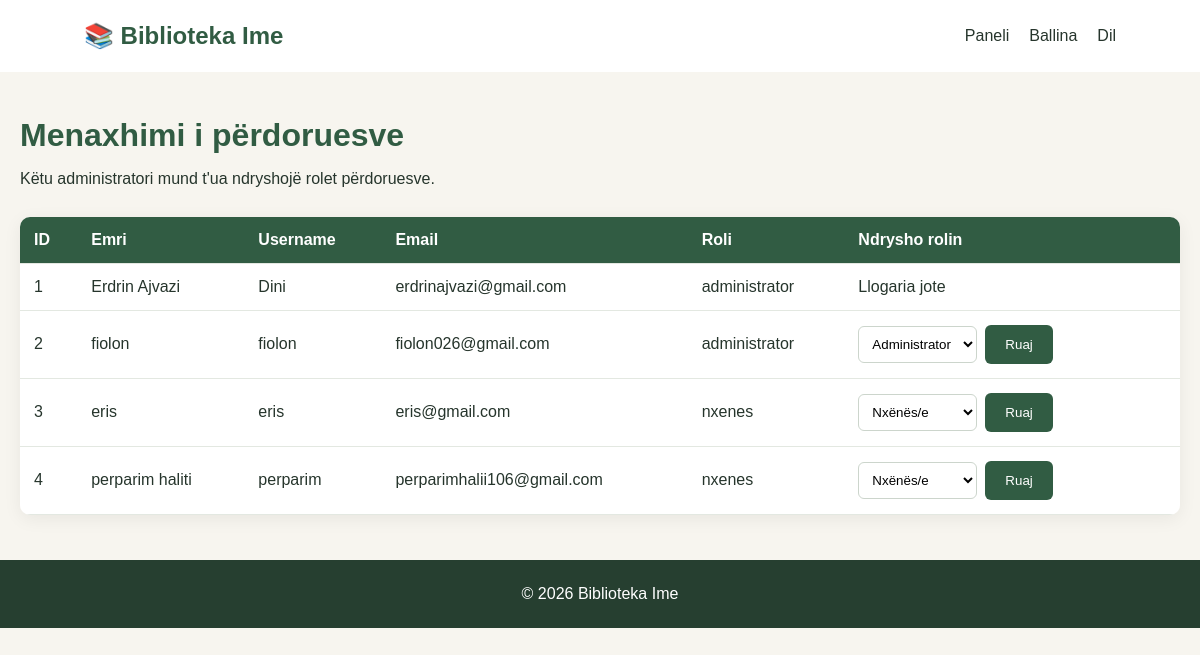
/users.php (signed in), run on the app's committed database.
### tables this page shows
CREATE TABLE `users` (
  `id` int(11) NOT NULL,
  `emri` varchar(100) NOT NULL,
  `username` varchar(50) NOT NULL,
  `email` varchar(100) NOT NULL,
  `password` varchar(255) NOT NULL,
  `roli` enum('nxenes','punetor','administrator') NOT NULL DEFAULT 'nxenes'
);

### users.php (the view, shortened to what this page needs)
<?php
require_once "db.php";
$rezultati = $conn->query(
    "SELECT id, emri, username, email, roli
     FROM users ORDER BY id ASC"
);
function h($v) {
    return htmlspecialchars((string)$v, ENT_QUOTES, "UTF-8");
}
?>
<!DOCTYPE html>
<html lang="sq">
<head>
    <link rel="stylesheet" href="style.css">
</head>
<body>
<header>
    <h2>📚 Biblioteka Ime</h2>
    <nav>
        <a href="dashboard.php">Paneli</a>
        <a href="index.php">Ballina</a>
        <a href="logout.php">Dil</a>
    </nav>
</header>
<main class="users-page">
    <h1>Menaxhimi i përdoruesve</h1>
    <p>Këtu administratori mund t'ua ndryshojë rolet përdoruesve.</p>
    <div class="table-wrap">
        <table>
            <thead>
                <tr>
                    <th>ID</th>
                    <th>Emri</th>
                    <th>Username</th>
                    <th>Email</th>
                    <th>Roli</th>
                    <th>Ndrysho rolin</th>
                </tr>
            </thead>
            <tbody>
            <?php while ($user = $rezultati->fetch_assoc()): ?>
                <tr>
                    <td><?= h($user["id"]) ?></td>
                    <td><?= h($user["emri"]) ?></td>
                    <td><?= h($user["username"]) ?></td>
                    <td><?= h($user["email"]) ?></td>
                    <td><?= h($user["roli"]) ?></td>
                    <td>
                        <?php if ((int)$user["id"] === (int)$_SESSION["user_id"]): ?>
                            <span>Llogaria jote</span>
                        <?php else: ?>
                            <form method="POST" action="users.php" class="role-form">
                                <select name="roli" required>
                                    <option value="nxenes/e"
                                        <?= $user["roli"] === "nxenes/e" ? "selected" : "" ?>>
                                        Nxënës/e
                                    </option>
                                    <option value="administrator"
                                        <?= $user["roli"] === "administrator" ? "selected" : "" ?>>
                                        Administrator
                                    </option>
                                </select>
                                <button type="submit" class="btn">
                                    Ruaj
                                </button>
                            </form>
                        <?php endif; ?>
                    </td>
                </tr>
            <?php endwhile; ?>
            </tbody>
        </table>
    </div>
</main>
<footer>
    <p>© 2026 Biblioteka Ime</p>
</footer>
</body>
</html>

### style.css (style rules this page uses)
* { margin: 0; padding: 0; box-sizing: border-box; }
body { font-family: Arial, sans-serif; background: #f7f5ef; color: #26352c; }
header { background: white; padding: 22px 7%; display: flex; justify-content: space-between; align-items: center; flex-wrap: wrap; gap: 15px; }
header h2 { color: #315c43; }
nav { display: flex; gap: 20px; align-items: center; flex-wrap: wrap; }
nav a { color: #26352c; text-decoration: none; }
.btn { display: inline-block; background: #315c43; color: white; padding: 12px 20px; border-radius: 6px; text-decoration: none; }
footer { text-align: center; background: #263f30; color: white; padding: 25px; margin-top: 30px; }
.users-page { max-width: 1200px; margin: 45px auto; padding: 0 20px; }
.users-page h1 { color: #315c43; margin-bottom: 12px; }
.users-page > p { margin-bottom: 25px; line-height: 1.6; }
.table-wrap { overflow-x: auto; background: white; border-radius: 10px; box-shadow: 0 4px 18px #00000010; }
.table-wrap table { width: 100%; border-collapse: collapse; }
.table-wrap th, .table-wrap td { padding: 14px; text-align: left; border-bottom: 1px solid #e3e8e1; }
.table-wrap th { background: #315c43; color: white; }
.role-form { display: flex; align-items: center; gap: 8px; min-width: 230px; }
.role-form select { padding: 9px; border: 1px solid #ccd5cc; border-radius: 6px; background: white; min-width: 115px; }
.role-form .btn { border: none; cursor: pointer; }

### data on the page
users: id "1", emri "Erdrin Ajvazi", username "Dini", email "erdrinajvazi@gmail.com", roli "administrator", shows "Llogaria jote"
users: id "2", emri "fiolon", username "fiolon", email "fiolon026@gmail.com", roli "administrator", roli "Administrator"
users: id "3", emri "eris", username "eris", email "eris@gmail.com", roli "nxenes"
users: id "4", emri "perparim haliti", username "perparim", email "perparimhalii106@gmail.com", roli "nxenes"
